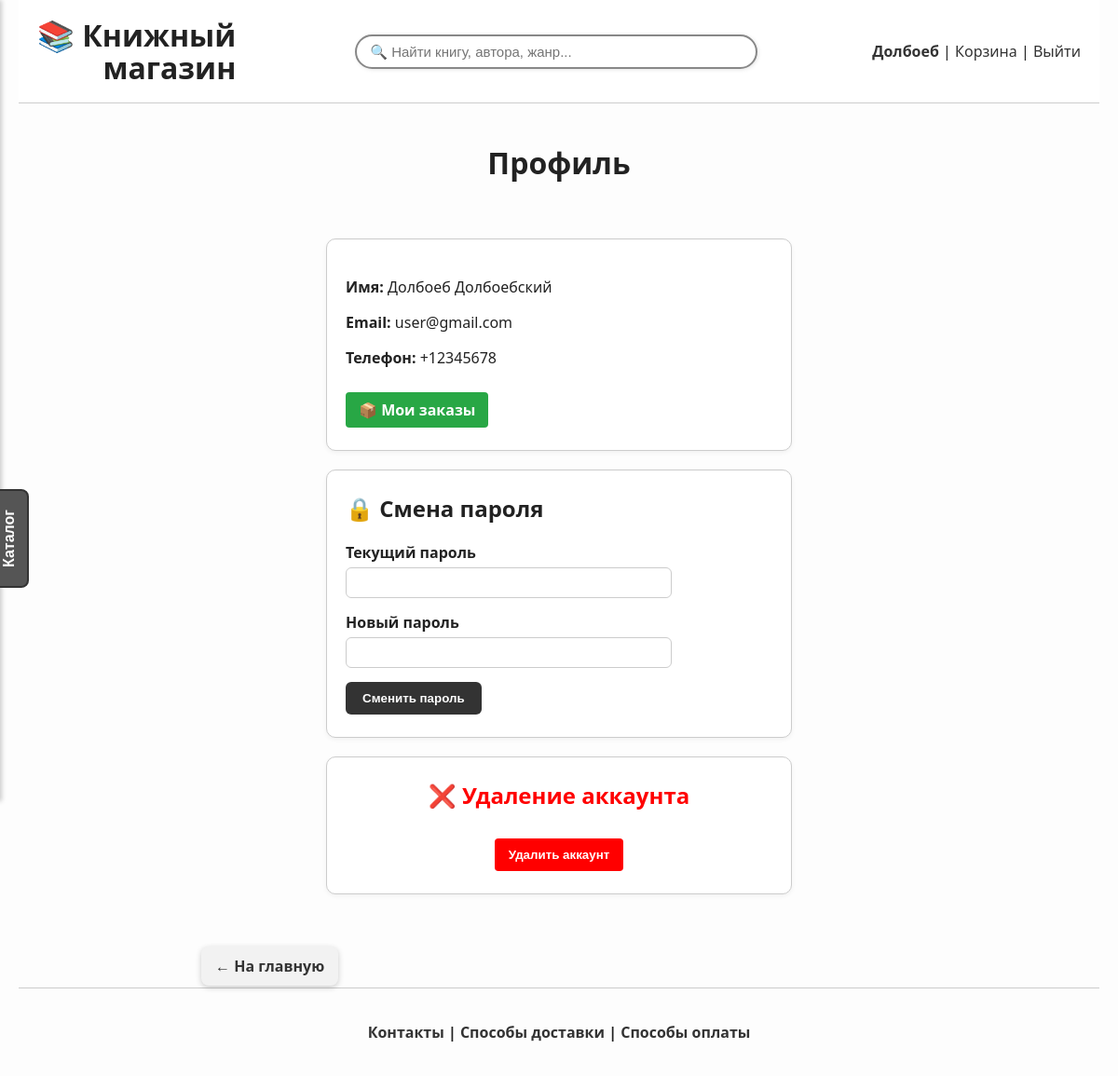
The app's page /profile (signed in) with its own data.
### app/models.py (models this page shows, shortened)
class User(db.Model, UserMixin):
    id = db.Column(db.Integer, primary_key=True)
    first_name = db.Column(db.String(50), nullable=False)
    last_name = db.Column(db.String(50), nullable=False)
    email = db.Column(db.String(120), unique=True, nullable=False)
    phone = db.Column(db.String(20))
    password = db.Column(db.String(100), nullable=False)
    cart_items = db.relationship('CartItem', back_populates='user', cascade='all, delete-orphan', passive_deletes=True)
    reviews = db.relationship('Review', backref='user', cascade='all, delete-orphan', passive_deletes=True)
    orders = db.relationship('Order', back_populates='user', cascade='all, delete-orphan', passive_deletes=True)

### app/routes.py (the view)
@app.route('/profile')
@login_required
def profile():
    return render_template('profile.html')

### app/__init__.py (called while the page is built)
@login_manager.user_loader
def load_user(user_id):
    return User.query.get(int(user_id))

### app/routes.py (called while the page is built)
@app.context_processor
def inject_genres():
    return dict(genres=[g[0] for g in db.session.query(Book.genre).distinct() if g[0]])

### app/templates/profile.html (shortened to what this page needs)
{% extends 'base.html' %}
{% block content %}
<h1 class="page-title" style="text-align: center;">Профиль</h1>
<div class="profile-container">
    <div class="card" style="max-width: 500px; margin: 0 auto;">
        <p><strong>Имя:</strong> {{ current_user.first_name }} {{ current_user.last_name }}</p>
        <p><strong>Email:</strong> {{ current_user.email }}</p>
        <p><strong>Телефон:</strong> {{ current_user.phone }}</p>
        <a href="{{ url_for('orders') }}" class="orders-link">📦 Мои заказы</a>
    </div>
    <div class="card" style="max-width: 500px; margin: 20px auto;">
        <h2>🔒 Смена пароля</h2>
        <form method="post" action="{{ url_for('change_password') }}">
            <div class="form-group">
                <label for="current_password">Текущий пароль</label>
                <input type="password" id="current_password" name="current_password" required>
            </div>
            <div class="form-group">
                <label for="new_password">Новый пароль</label>
                <input type="password" id="new_password" name="new_password" required>
            </div>
            <button type="submit">Сменить пароль</button>
        </form>
    </div>
    <div class="card" style="max-width: 500px; margin: 20px auto; text-align: center;">
        <h2 style="color: red; text-align: center;">❌ Удаление аккаунта</h2>
        <div class="delete-form">
            <button type="button" onclick="openAccountPopup()">Удалить аккаунт</button>
        </div>
    </div>
    <a href="{{ url_for('index') }}" class="floating-back-button">← На главную</a>
</div>
{% endblock %}

### app/templates/base.html (shortened to what this page needs)
<!DOCTYPE html>
<html lang="ru">
<head>
        <link rel="stylesheet" href="{{ url_for('static', filename='styles.css') }}">
</head>
<body>
<div class="wrapper">
<header style="padding: 20px;">
    <div style="
        display: flex;
        flex-wrap: wrap;
        align-items: center;
        justify-content: space-between;
        gap: 20px;
    ">
        <div style="flex-shrink: 0;">
            <a href="{{ url_for('index') }}" style="text-decoration: none; color: inherit;">
                <h1 style="margin: 0; line-height: 1.1; white-space: nowrap; text-align: right;">
                    📚 Книжный<br>магазин
                </h1>
            </a>
        </div>
        <div style="
            display: flex;
            flex: 1;
            min-width: 250px;
            flex-wrap: wrap;
            justify-content: flex-end;
            align-items: center;
            gap: 15px;
        ">
            <form action="{{ url_for('search') }}" method="get" style="
                flex: 1;
                min-width: 200px;
                display: flex;
                justify-content: center;
            ">
                <input type="text" name="q"
                    placeholder="🔍 Найти книгу, автора, жанр..."
                    value="{{ request.args.get('q', '') }}"
                    style="
                        width: 100%;
                        max-width: 400px;
                        padding: 8px 14px;
                        border: 2px solid #888;
                        border-radius: 25px;
                        font-size: 15px;
                        box-shadow: 1px 1px 4px rgba(0,0,0,0.1);
                        transition: 0.3s ease;
                    "
                    onfocus="this.style.borderColor='#444'; this.style.boxShadow='0 0 8px rgba(0,0,0,0.2)'"
                    onblur="this.style.borderColor='#888'; this.style.boxShadow='1px 1px 4px rgba(0,0,0,0.1)'">
            </form>
            <div style="white-space: nowrap;">
                {% if current_user.is_authenticated %}
                    <a href="{{ url_for('profile') }}"><strong>{{ current_user.first_name }}</strong></a> |
                    <a href="{{ url_for('view_cart') }}">Корзина</a> |
                    <a href="{{ url_for('logout') }}">Выйти</a>
                {% else %}
                    <a href="{{ url_for('login') }}">Вход</a> |
                    <a href="{{ url_for('register') }}">Регистрация</a>
                {% endif %}
            </div>
        </div>
    </div>
</header>
<button onclick="toggleSidebar()" id="catalog-button">Каталог</button>
<div class="container">
    <main class="main-content">
        {% block content %}{% endblock %}
    </main>
</div>
<footer>
    <div class="footer-inner">
        <p>
            <a href="{{ url_for('contacts') }}">Контакты</a> |
            <a href="{{ url_for('delivery') }}">Способы доставки</a> |
            <a href="{{ url_for('payment') }}">Способы оплаты</a>
        </p>
    </div>
</footer>
</div>
</body>
</html>

### app/static/styles.css (style rules this page uses)
html, body { height: 100%; margin: 0; padding: 0; font-family: 'Segoe UI', Tahoma, Geneva, Verdana, sans-serif; background-color: #fdfdfd; color: #222; }
.wrapper { display: flex; flex-direction: column; min-height: 100vh; max-width: 1200px; margin: 0 auto; padding: 0 20px; }
header { background-color: white; border-bottom: 1px solid #ccc; padding: 20px; }
footer { padding: 20px 0; width: 100%; font-weight: bold; border-top: 1px solid #ccc; }
footer a { font-weight: bold; }
.footer-inner { max-width: 100%; margin: 0 auto; padding: 0 20px; text-align: center; }
.container { flex: 1; display: flex; flex-direction: column; gap: 20px; }
.main-content { flex: 1; padding: 20px 0; }
#catalog-button { position: fixed; top: 50%; left: 10px; transform: translate(-50%, -50%) rotate(-90deg); transform-origin: center; padding: 10px 20px; font-size: 16px; font-weight: bold; border: 2px solid #333; border-radius: 8px; cursor: pointer; z-index: 2000; background-color: #555; }
a { color: #333; text-decoration: none; }
.profile-container { max-width: 600px; margin: 40px auto; padding: 20px; }
.card { background: #fff; border: 1px solid #ccc; border-radius: 10px; padding: 24px 20px; margin: 40px auto; box-shadow: 0 2px 5px rgba(0, 0, 0, 0.05); max-width: 460px; box-sizing: border-box; }
.card h2 { margin: 0 0 20px 0; text-align: left; }
.card form { width: 100%; }
.card .form-group { margin-bottom: 15px; width: 100%; }
.card form input[type="text"], .card form input[type="email"], .card form input[type="password"] { width: 100%; padding: 10px; border: 1px solid #ccc; border-radius: 6px; box-sizing: border-box; }
.form-group { margin-bottom: 15px; }
label { display: block; margin-bottom: 5px; font-weight: 600; }
button { padding: 10px 18px; border: none; border-radius: 6px; background-color: #333; color: white; cursor: pointer; font-weight: bold; transition: background-color 0.2s ease; }
.orders-link { display: inline-block; margin-top: 10px; font-weight: bold; color: white; text-decoration: none; }
.delete-form { text-align: center; margin-top: 30px; }
.delete-form button { padding: 10px 15px; background-color: #c62828; color: white; border: none; border-radius: 4px; cursor: pointer; }
.profile-container h1, .profile-container h2 { text-align: left; margin-bottom: 20px; }
.delete-form button { padding: 10px 15px; background-color: red; color: white; border: none; border-radius: 4px; cursor: pointer; }
.card form input[type="password"], .card form input[type="text"], .card form input[type="email"] { width: 100%; max-width: 350px; min-width: 220px; padding: 8px; border: 1px solid #ccc; border-radius: 6px; box-sizing: border-box; }
.orders-link { display: inline-block; padding: 8px 14px; background-color: #28a745; color: white; text-decoration: none; border-radius: 4px; font-weight: bold; }
.floating-back-button { position: fixed; top: 88%; left: 18%; z-index: 999; background-color: #f2f2f2; color: #333; padding: 10px 15px; border-radius: 8px; text-decoration: none; box-shadow: 0 2px 6px rgba(0,0,0,0.2); font-weight: bold; transition: background-color 0.2s ease; }

### records on screen
User: first_name "Долбоеб", last_name "Долбоебский", email "user@gmail.com", phone "+12345678"
